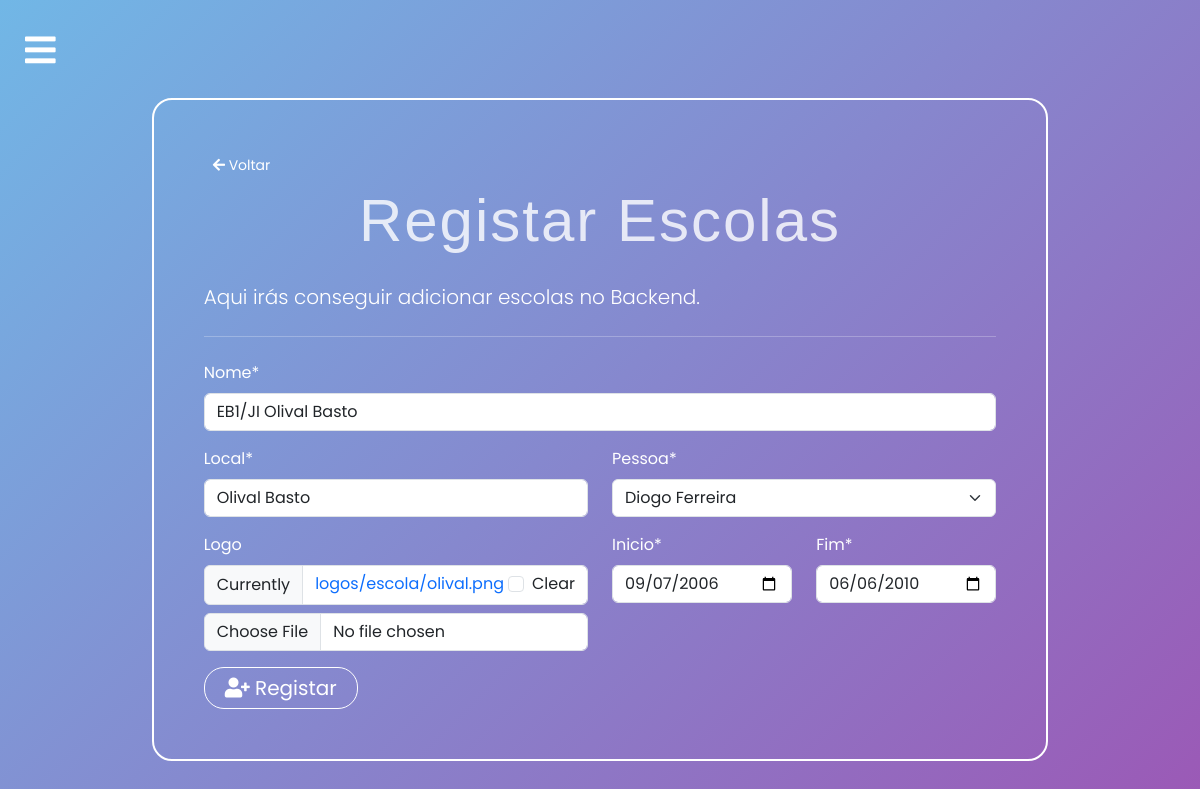
/backend/escolas/update/1 (signed in), run on the app's committed database.
### portofolio/models.py (models this page shows, shortened)
class Escola (models.Model):
    nome = models.CharField(max_length=255)
    local = models.CharField(max_length=255)
    pessoa = models.ForeignKey(Pessoa, on_delete=models.CASCADE)
    inicio = models.DateField()
    fim = models.DateField()
    logo = models.ImageField(upload_to='logos/escola/', null=True, blank=True)

### portofolio/views.py (the view, shortened to what this page needs)
# urls.py: path('backend/escolas/', views.escolas_form, name='escolas_insert'), # get and post req. for insert operation
@login_required
def escolas_form(request, id=0):
    if request.method == "GET":
        if id == 0:
            form = EscolaForm()
        else:
            escola = Escola.objects.get(pk=id)
            form = EscolaForm(instance=escola)
        return render(request, 'portofolio/educacao/escolas/escola_form.html', {'form': form})

### portofolio/forms.py
class EscolaForm(forms.ModelForm):
    class Meta:
        model = Escola
        fields ='__all__'
        widgets = {
            'inicio': forms.DateInput(attrs={'type': 'date'}),
            'fim': forms.DateInput(attrs={'type': 'date'}),
        }
    def __init__(self, *args, **kwargs):
        super(EscolaForm, self).__init__(*args, **kwargs)
        self.fields['pessoa'].empty_label = "Escolhe a Pessoa"

### portofolio/models.py (called while the page is built)
    def __str__(self):
        return self.nome + ' ' + self.sobrenome

### portofolio/templates/portofolio/educacao/escolas/escola_form.html (shortened to what this page needs)
{%extends 'portofolio/base.html' %}
{%load crispy_forms_tags%}
{%block content%}
<div class="container">
    <div class="col-md-10 offset-md-1 mt-5">
        <div class="limiter-form jumbotron">
            <div class="container-flex">
                <a href="{%url 'portofolio:escolas_list'%}" class="btn btn-primary btn-sm">
                    <i class="fas fa-arrow-left"></i>
                        Voltar
                </a>
            </div>
            <h1 class="display-4">Registar Escolas</h1>
            <p class="lead">Aqui irás conseguir adicionar escolas no Backend.</p>
            <hr class="my-4">
            <form action="" method="post" autocomplete="off">
                {{ form.nome|as_crispy_field }}
                <div class="row">
                    <div class="col-md-6">
                        {{ form.local|as_crispy_field }}
                    </div>
                    <div class="col-md-6">
                        {{ form.pessoa|as_crispy_field }}
                    </div>
                </div>
                <div class="row">
                    <div class="col-md-6">
                        {{ form.logo|as_crispy_field }}
                    </div>
                    <div class="col-md-3">
                        {{ form.inicio|as_crispy_field }}
                    </div>
                    <div class="col-md-3">
                        {{ form.fim|as_crispy_field }}
                    </div>
                </div>
                <button class="register-custom btn btn-sucess btn-lg" type="submit">
                    <i class="fas fa-user-plus"></i>
                        Registar
                </button>
            </form>
        </div>
    </div>
</div>
{%endblock%}

### portofolio/static/portofolio/css/base.css (style rules this page uses)
* { margin: 0; padding: 0; box-sizing: border-box; font-family: "Poppins", sans-serif; }
body { background: linear-gradient(135deg, #71b7e6, #9b59b6); min-height: 100vh; color: white; background-size: cover; background-position: center; background-repeat: no-repeat; background-attachment: fixed; }
.btn-warning, .btn-danger, .btn-success, .btn-primary { --bs-btn-color: #fff; --bs-btn-bg: transparent; --bs-btn-border-color: transparent; border-radius: 5px; }
a { text-decoration: none; }
.container { display: flex; margin: auto; padding-bottom: 30px; }
h1 { text-align: center; font-weight: 500; font-size: 25px; padding-bottom: 13px; font-family: sans-serif; letter-spacing: 2px; }
.limiter-form { border: 2px solid #fff; border-radius: 20px; padding: 50px; background: transparent; }
.register-custom { color: #fff; border: 1px solid #fff; padding: 5px 20px; border-radius: 20px; }
.main h1 { color: rgba(255, 255, 255, 0.8); font-size: 60px; text-align: center; line-height: 80px; }

### data on the page
Escola: nome "EB1/JI Olival Basto", local "Olival Basto", pessoa "Diogo Ferreira", inicio "09/07/2006", fim "06/06/2010"
